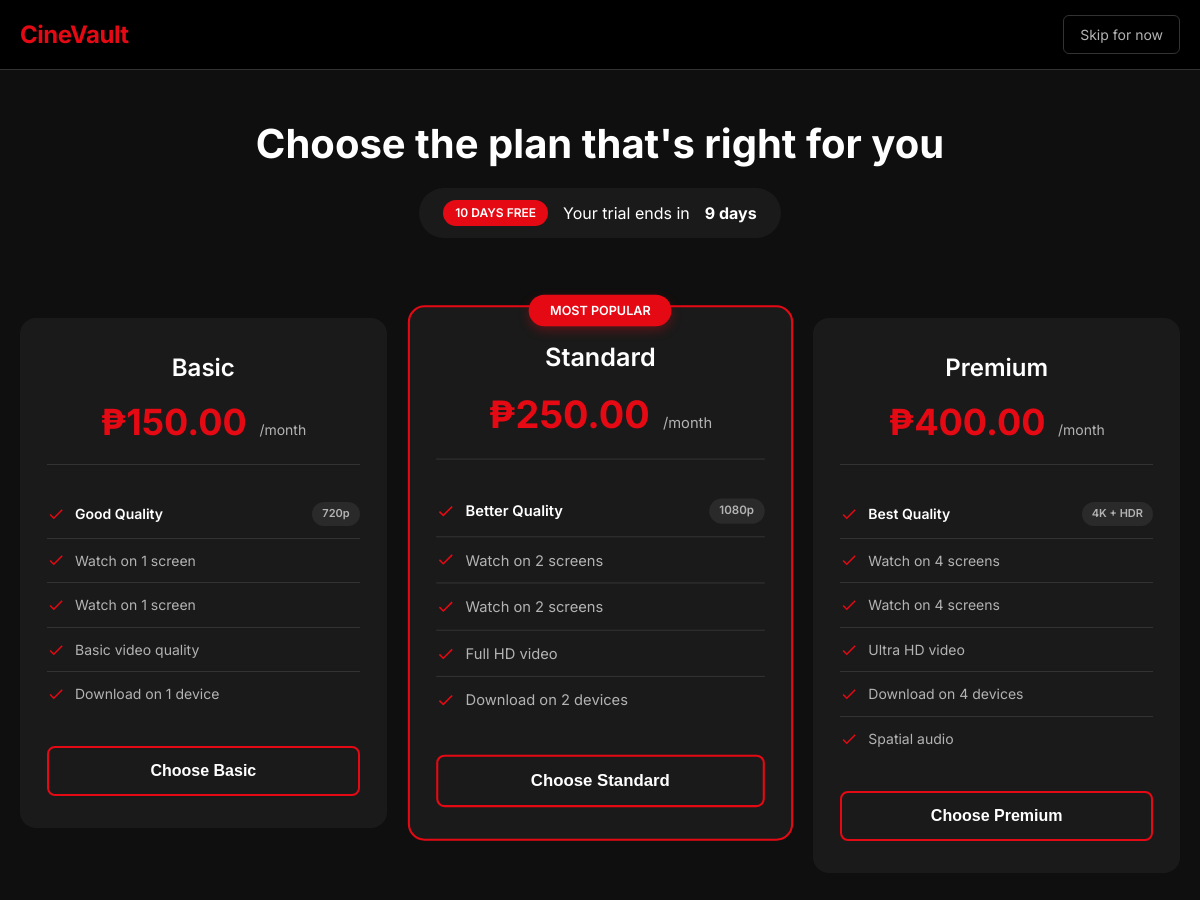
Screenshot of /pages/plans.php (signed in) with the database file from the repository.
### tables this page shows
CREATE TABLE `users` (
  `id` int(11) NOT NULL,
  `username` varchar(50) NOT NULL,
  `email` varchar(100) NOT NULL,
  `password_hash` varchar(255) NOT NULL,
  `created_at` timestamp NOT NULL DEFAULT current_timestamp(),
  `account_status` enum('trial','active','expired','cancelled') DEFAULT 'trial',
  `current_plan` varchar(20) DEFAULT 'basic',
  `trial_start` date DEFAULT NULL,
  `trial_end` date DEFAULT NULL,
  `subscription_start` date DEFAULT NULL,
  `subscription_end` date DEFAULT NULL,
  `last_payment` date DEFAULT NULL,
  `updated_at` timestamp NOT NULL DEFAULT current_timestamp() ON UPDATE current_timestamp()
);

CREATE TABLE `subscription_plans` (
  `id` int(11) NOT NULL,
  `plan_name` varchar(50) NOT NULL,
  `monthly_price` decimal(10,2) NOT NULL,
  `video_quality` varchar(20) NOT NULL,
  `resolution` varchar(20) NOT NULL,
  `screens` int(11) DEFAULT 1,
  `features` text DEFAULT NULL,
  `is_active` tinyint(1) DEFAULT 1
);

### includes/database.php (called while the page is built, shortened)
<?php
class Database {
    private $host = DB_HOST;
    private $user = DB_USER;
    private $pass = DB_PASS;
    private $dbname = DB_NAME;
    private $connection;
    private static $instance = null;
    public static function getInstance() {
        if (self::$instance == null) {
            self::$instance = new Database();
        }
        return self::$instance;
    }
    private function connectDB() {
        try {
            $this->connection = new mysqli($this->host, $this->user, $this->pass, $this->dbname);
            $this->connection->set_charset("utf8mb4");
        } catch (Exception $e) {
            $this->error = $e->getMessage();
            error_log("Database connection error: " . $this->error);
            die("Database connection error. Please try again later.");
        }
    }
    public function getConnection() {
        return $this->connection;
    }
}
?>

### includes/auth.php (called while the page is built, shortened)
<?php
require_once 'database.php';
class Auth {
    private $conn;
    public function __construct() {
        $this->db = Database::getInstance();
        $this->conn = $this->db->getConnection();
    }
    public function isAuthenticated() {
        return isset($_SESSION['logged_in']) && $_SESSION['logged_in'] === true;
    }
    public function getCurrentUser() {
        $userId = $_SESSION['user_id'];
        $query = "SELECT id, username, email, account_status, current_plan,
                 trial_start, trial_end, subscription_start, subscription_end
                 FROM users WHERE id = ?";
        $stmt = $this->conn->prepare($query);
        $stmt->bind_param("i", $userId);
        $stmt->execute();
        $result = $stmt->get_result();
        return $result->fetch_assoc();
    }
}
?>

### pages/plans.php (the view, shortened to what this page needs)
<?php
require_once '../includes/auth.php';
$auth = new Auth();
$user = $auth->getCurrentUser();
$db = getDB();
$plansQuery = "SELECT * FROM subscription_plans WHERE is_active = 1 ORDER BY monthly_price";
$plansResult = $db->query($plansQuery);
$plans = $plansResult->fetch_all(MYSQLI_ASSOC);
$trialEnd = new DateTime($user['trial_end']);
$today = new DateTime();
$trialDaysLeft = $today->diff($trialEnd)->days;
?>
<!DOCTYPE html>
<html lang="en">
<head>
</head>
<body>
    <nav class="simple-nav">
        <div class="nav-container">
            <h1 class="logo">CineVault</h1>
            <a href="dashboard.php" class="btn-skip">Skip for now</a>
        </div>
    </nav>
    <main class="plans-page">
        <div class="plans-header">
            <h1>Choose the plan that's right for you</h1>
            <p class="trial-banner">
                <span class="badge-trial">10 DAYS FREE</span>
                Your trial ends in <strong><?php echo $trialDaysLeft; ?> days</strong>
            </p>
        </div>
        <div class="plans-container">
            <div class="plans-grid">
                <?php foreach ($plans as $index => $plan): ?>
                <div class="plan-card <?php echo $index === 1 ? 'popular' : ''; ?>" data-plan='<?php echo json_encode($plan); ?>'>
                    <?php if ($index === 1): ?>
                    <div class="popular-badge">MOST POPULAR</div>
                    <?php endif; ?>
                    <div class="plan-header">
                        <h3><?php echo htmlspecialchars($plan['plan_name']); ?></h3>
                        <div class="plan-price">
                            ₱<?php echo number_format($plan['monthly_price'], 2); ?>
                            <span>/month</span>
                        </div>
                    </div>
                    <div class="plan-features">
                        <div class="feature-item">
                            <svg class="check-icon" viewBox="0 0 24 24">
                                <path d="M9 16.17L4.83 12l-1.42 1.41L9 19 21 7l-1.41-1.41L9 16.17z"/>
                            </svg>
                            <span class="quality"><?php echo htmlspecialchars($plan['video_quality']); ?> Quality</span>
                            <span class="resolution"><?php echo htmlspecialchars($plan['resolution']); ?></span>
                        </div>
                        <div class="feature-item">
                            <svg class="check-icon" viewBox="0 0 24 24">
                                <path d="M9 16.17L4.83 12l-1.42 1.41L9 19 21 7l-1.41-1.41L9 16.17z"/>
                            </svg>
                            <span>Watch on <?php echo $plan['screens']; ?> screen<?php echo $plan['screens'] > 1 ? 's' : ''; ?></span>
                        </div>
                        <?php
                        $featureList = explode('•', $plan['features']);
                        foreach ($featureList as $feature):
                        if (trim($feature)):
                        ?>
                        <div class="feature-item">
                            <svg class="check-icon" viewBox="0 0 24 24">
                                <path d="M9 16.17L4.83 12l-1.42 1.41L9 19 21 7l-1.41-1.41L9 16.17z"/>
                            </svg>
                            <span><?php echo htmlspecialchars(trim($feature)); ?></span>
                        </div>
                        <?php
                        endif;
                        endforeach;
                        ?>
                    </div>
                    <button class="btn-select-plan" onclick="selectPlan(<?php echo $plan['id']; ?>)">
                        Choose <?php echo htmlspecialchars($plan['plan_name']); ?>
                    </button>
                </div>
                <?php endforeach; ?>
            </div>
        </div>
    </main>
</body>
</html>

### pages/plans.php (style rules this page uses)
* { margin: 0; padding: 0; box-sizing: border-box; }
:root { --primary: #e50914; --primary-dark: #b2070f; --background: #0f0f0f; --surface: #1a1a1a; --surface-light: #2a2a2a; --text: #ffffff; --text-secondary: #b3b3b3; --border: #333333; --success: #4caf50; }
body { font-family: 'Inter', sans-serif; background: var(--background); color: var(--text); line-height: 1.5; }
.simple-nav { background: rgba(0, 0, 0, 0.95); padding: 15px 0; position: fixed; top: 0; width: 100%; z-index: 100; border-bottom: 1px solid var(--border); }
.nav-container { max-width: 1200px; margin: 0 auto; padding: 0 20px; display: flex; justify-content: space-between; align-items: center; }
.logo { color: var(--primary); font-size: 24px; font-weight: 700; letter-spacing: -0.5px; }
.btn-skip { color: var(--text-secondary); text-decoration: none; font-size: 14px; padding: 8px 16px; border-radius: 6px; transition: all 0.3s; border: 1px solid var(--border); }
.plans-page { padding-top: 80px; min-height: 100vh; }
.plans-header { text-align: center; padding: 40px 20px; max-width: 800px; margin: 0 auto; }
.plans-header h1 { font-size: clamp(28px, 5vw, 40px); margin-bottom: 20px; line-height: 1.2; }
.trial-banner { display: inline-flex; align-items: center; gap: 15px; background: var(--surface); padding: 12px 24px; border-radius: 50px; font-size: 16px; flex-wrap: wrap; justify-content: center; }
.badge-trial { background: var(--primary); color: white; padding: 4px 12px; border-radius: 20px; font-size: 12px; font-weight: 600; white-space: nowrap; }
.plans-container { max-width: 1200px; margin: 0 auto; padding: 0 20px 60px; }
.plans-grid { display: grid; grid-template-columns: repeat(auto-fit, minmax(280px, 1fr)); gap: 30px; margin-top: 40px; }
.plan-card { background: var(--surface); border-radius: 16px; padding: 30px 25px; position: relative; transition: all 0.3s; border: 2px solid transparent; display: flex; flex-direction: column; height: fit-content; min-width: 0; }
.plan-card.popular { border-color: var(--primary); transform: scale(1.05); z-index: 2; }
.popular-badge { position: absolute; top: -12px; left: 50%; transform: translateX(-50%); background: var(--primary); color: white; padding: 6px 20px; border-radius: 30px; font-size: 12px; font-weight: 600; white-space: nowrap; box-shadow: 0 4px 10px rgba(229, 9, 20, 0.3); }
.plan-header { text-align: center; margin-bottom: 25px; padding-bottom: 20px; border-bottom: 1px solid var(--border); }
.plan-header h3 { font-size: 24px; margin-bottom: 15px; color: var(--text); font-weight: 600; }
.plan-price { font-size: 36px; font-weight: 700; color: var(--primary); line-height: 1.2; word-break: break-word; }
.plan-price span { font-size: 14px; color: var(--text-secondary); font-weight: normal; display: inline-block; margin-left: 4px; }
.plan-features { margin-bottom: 30px; flex: 1; }
.feature-item { display: flex; align-items: center; gap: 10px; padding: 12px 0; border-bottom: 1px solid var(--border); color: var(--text-secondary); font-size: 14px; line-height: 1.4; word-wrap: break-word; overflow-wrap: break-word; }
.feature-item:last-child { border-bottom: none; }
.check-icon { width: 18px; height: 18px; fill: var(--primary); flex-shrink: 0; }
.quality { font-weight: 600; color: var(--text); white-space: nowrap; }
.resolution { margin-left: auto; background: var(--surface-light); padding: 4px 10px; border-radius: 20px; font-size: 11px; font-weight: 600; white-space: nowrap; flex-shrink: 0; }
.btn-select-plan { width: 100%; background: transparent; color: white; border: 2px solid var(--primary); border-radius: 8px; padding: 14px; font-size: 16px; font-weight: 600; cursor: pointer; transition: all 0.3s; margin-top: auto; }
.plan-features, .feature-item span:last-child { overflow-wrap: break-word; word-wrap: break-word; hyphens: auto; }
html { scroll-behavior: smooth; }

### rows the page displays
subscription_plans: plan_name "Basic", monthly_price "150.00", video_quality "Good", resolution "720p", screens "1", features "Watch on 1 screen", features "Basic video quality", features "Download on 1 device"
subscription_plans: shows "MOST POPULAR", plan_name "Standard", monthly_price "250.00", video_quality "Better", resolution "1080p", screens "2", features "Watch on 2 screens", features "Full HD video", features "Download on 2 devices"
subscription_plans: plan_name "Premium", monthly_price "400.00", video_quality "Best", resolution "4K + HDR", screens "4", features "Watch on 4 screens", features "Ultra HD video", features "Download on 4 devices", features "Spatial audio"
